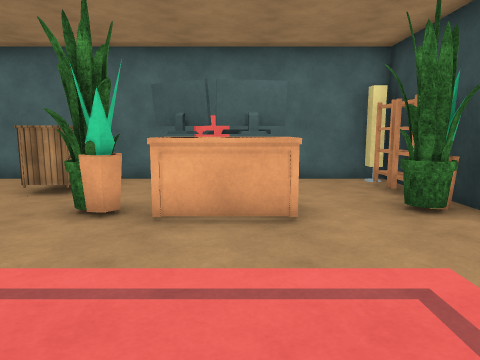
[1] (above)

24 first-person views from a walk through a scene from a Unity 3-D project. The camera is 1.3 m above the floor, tilts 8° down and sees 70° across. The floor is counted in squares, 1 m on a side. Each view is taken from the middle of a square. On the plan, view 1 faces up. The plan holds only what a view shows up to about 15 squares ahead; the rest is blank. Surface patterns are stand-ins for the level's own textures.

[2]
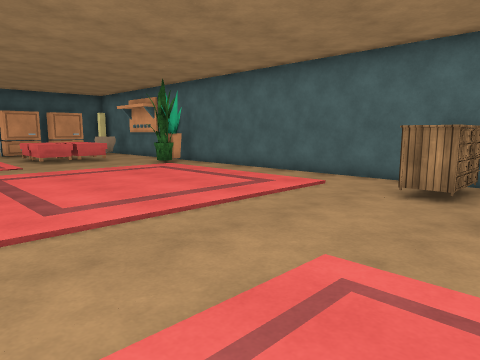

[3]
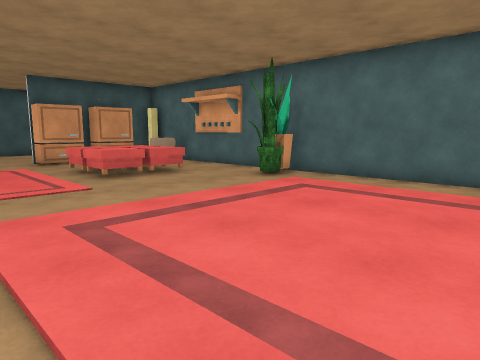

[4]
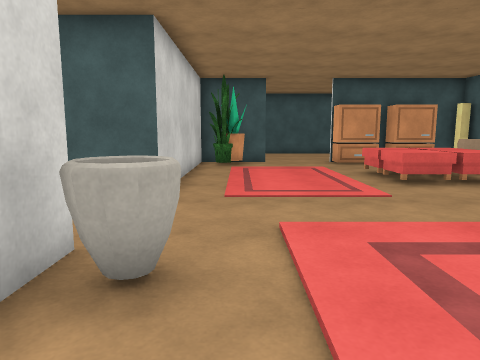

[5]
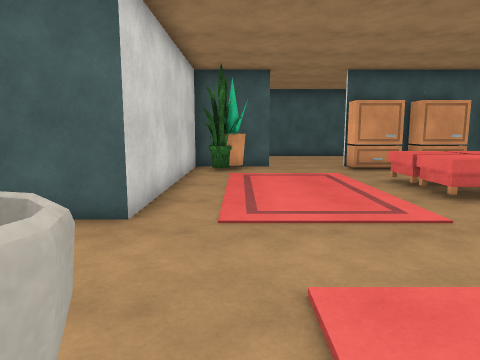

[6]
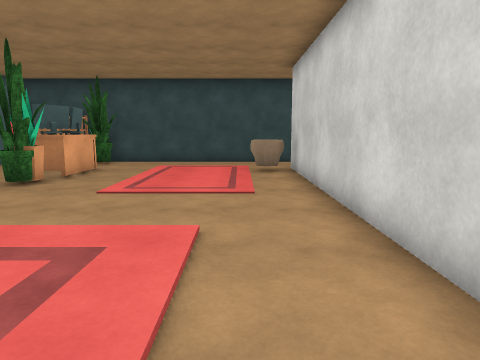

[7]
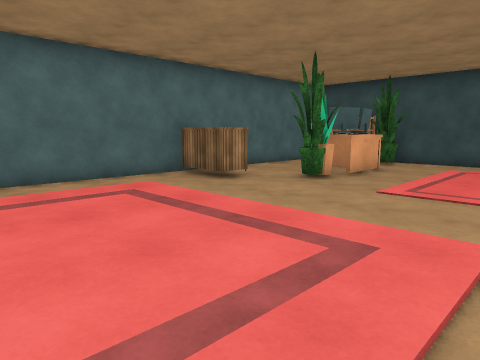

[8]
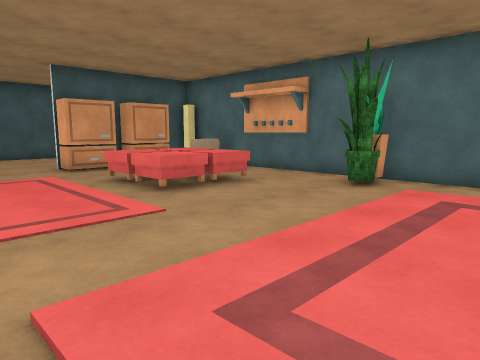

[9]
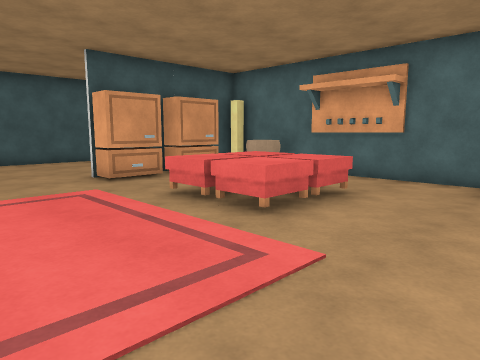

[10]
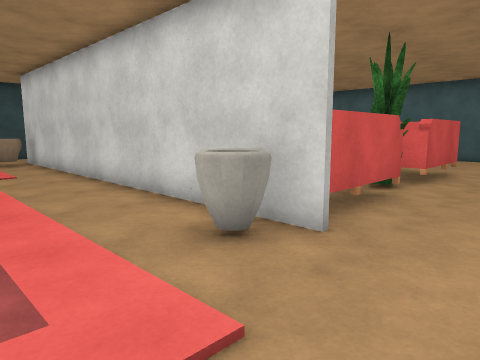

[11]
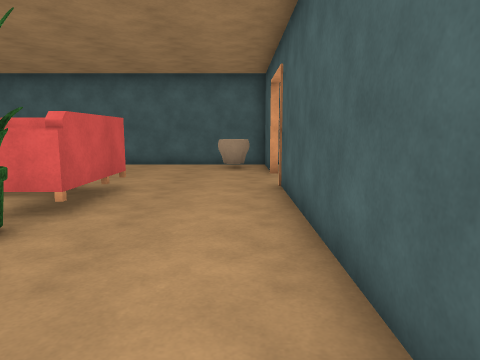

[12]
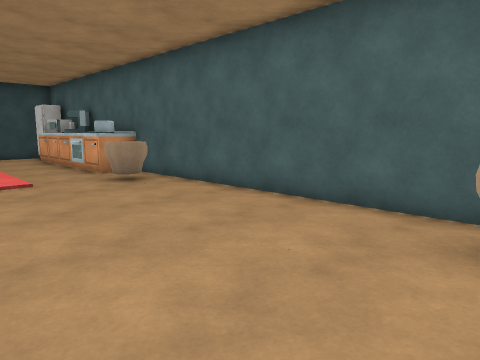

[13]
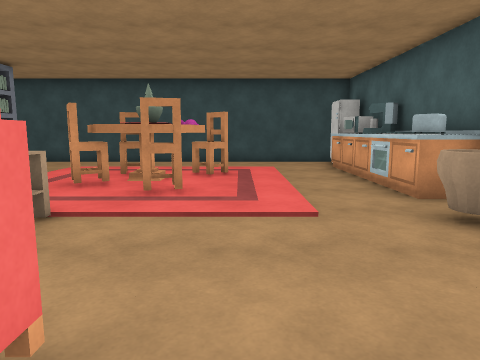

[14]
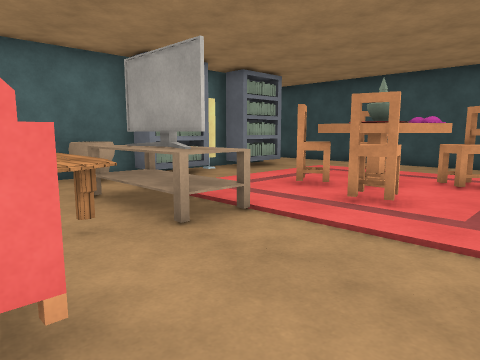

[15]
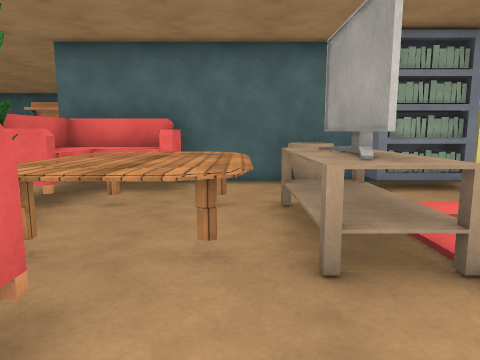

[16]
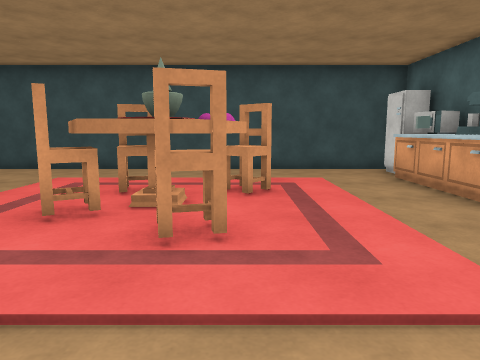

[17]
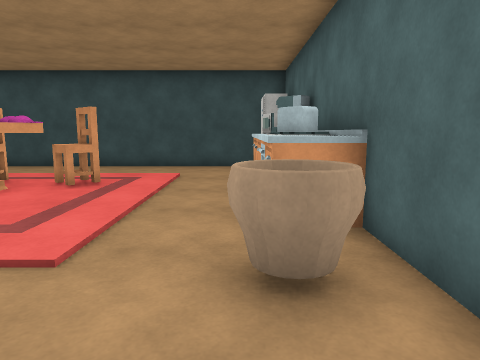

[18]
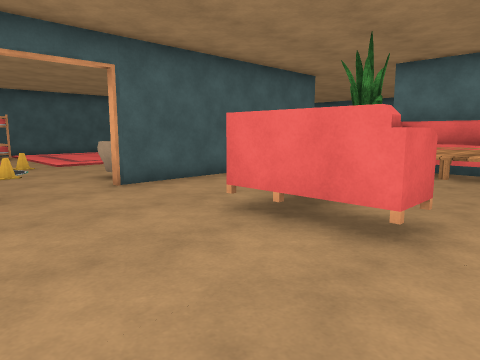

[19]
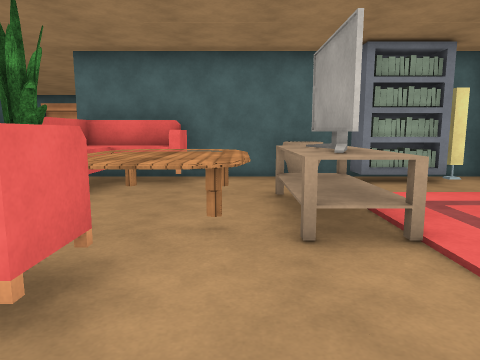

[20]
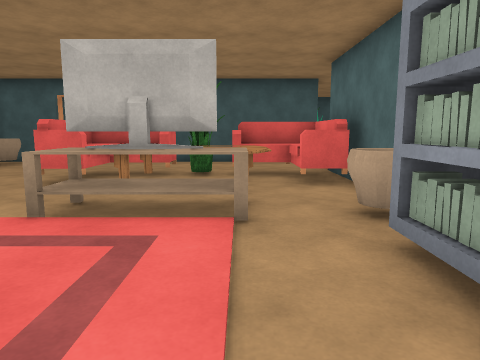

[21]
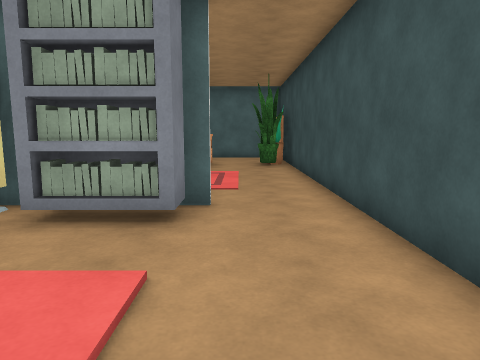

[22]
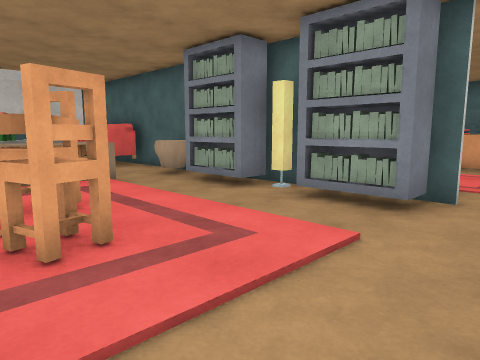

[23]
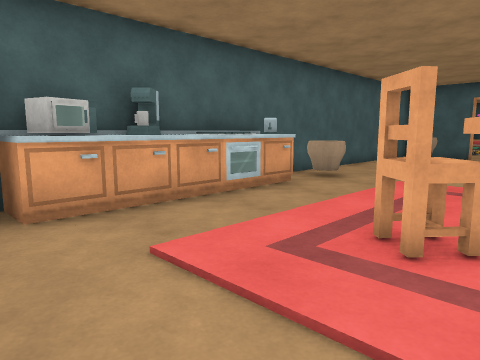

[24]
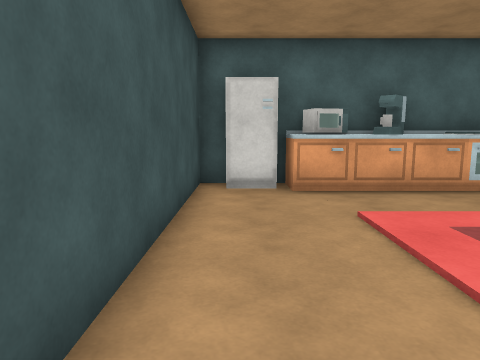

### Floor plan
Points are (right, up) in squares from view 1. A wall is a line through its corners. A room is listed if a view was taken in it or the views show most of it. See-through windows are left out.
Room 1 (views 1, 2, 3, 4, 5, 6, 7, 8, 9, 10, 11)
walls: (-12.7, -1.9) (1.5, -1.9); (-23.9, 1.1) (-23.9, -1.7) (-16, -1.7) (-16, -3.4); (3.8, 8.8) (3.4, 8.8) (3.4, 9.2); (-23.9, 9.4) (-23.9, 3.9); (4, 9.5) (-23.5, 9.5); (4, -2.5) (4, 6.5)
ways out: opening at (-14, -2.7) to room 2; opening at (2.5, -2) to room 2; opening at (-24, 2.5)
objects: plant (-23, -1); plant (-23, 0); cabinet (-23, 4) to (-23, 6); cabinet (-23, 7) to (-23, 8); pot (-22, 8) to (-21, 9); sofa (-20, 4) to (-20, 5); sofa (-20, 6) to (-20, 7); sofa (-19, 4) to (-18, 5); sofa (-19, 6) to (-18, 7); rack (-19, 9) to (-18, 9); plant (-15, 8); plant (-15, 9); rug (-13, 1) to (-7, 7); other object (-12, -1); dresser (-4, 7) to (-4, 9); plant (-2, 5); plant (-2, 6); other object (-1, 5); other object (-1, 6); other object (-1, 7) to (0, 7); pot (0, -1) to (1, 0); other object (0, 5) to (1, 5); desk (0, 6) to (1, 6); plant (3, 6); other object (3, 7) to (4, 7); other object (3, 8) to (4, 8)
Room 2 (views 12, 13, 14, 15, 16, 17, 18, 19, 20, 21, 22, 23, 24)
walls: (-4.6, -2) (-12.7, -2); (-1.9, -2.2) (-1.9, -2.8); (-0.7, -2) (-3.1, -2); (1.5, -2) (0.9, -2); (-16, -12.6) (-16, -15.7); (-16, -3.4) (-16, -10.4); (-16.6, -15.7) (4, -15.7) (4, -2.5)
ways out: opening at (-14, -2.7) to room 1; opening at (2.5, -2) to room 1; opening at (-16, -11.5)
objects: pot (-15, -15) to (-14, -14); sofa (-12, -10) to (-10, -7); plant (-12, -7) to (-11, -6); sofa (-12, -5) to (-10, -3); table (-10, -8) to (-8, -4); pot (-7, -15) to (-6, -14); TV (-7, -8) to (-6, -6); other object (-7, -5); pot (-7, -3) to (-6, -3); rug (-6, -8); rug (-6, -5); books (-5, -3) to (-3, -3); other object (-4, -15); cabinet (-4, -14); chair (-4, -10) to (-4, -9); other object (-3, -15) to (-3, -14); table (-3, -10) to (-1, -9); other object (-3, -9) to (-2, -8); chair (-3, -8) to (-3, -7); cabinet (-2, -15) to (-1, -14); table (-2, -7); other object (-1, -15) to (0, -15); chair (-1, -11) to (0, -10); chair (-1, -8); books (-1, -3) to (1, -3); cabinet (0, -14); other object (1, -15); cabinet (1, -14); other object (2, -15) to (3, -15)

Positions as (right, up) in squares from view 1, and headings:
1: (0, 0), facing up
2: (-2, 0), facing up-left
3: (-8, 0), facing up-left
4: (-9, 0), facing left
5: (-11, 0), facing left
6: (-11, 0), facing right
7: (-11, 0), facing up-right
8: (-11, 0), facing up-left
9: (-14, 0), facing up-left
10: (-15, 2), facing down-right
11: (-15, -2), facing down
12: (-15, -10), facing down-right
13: (-11, -11), facing right
14: (-10, -12), facing up-right
15: (-8, -11), facing up
16: (-8, -10), facing right
17: (-9, -14), facing right
18: (-8, -14), facing up-left
19: (-8, -12), facing up
20: (-1, -5), facing left
21: (2, -8), facing up
22: (3, -9), facing up-left
23: (3, -9), facing down-left
24: (3, -7), facing down
